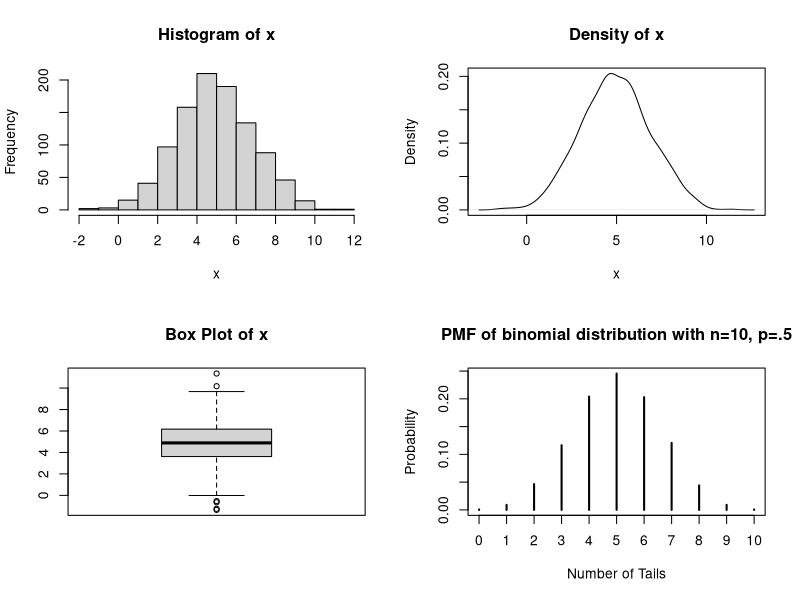
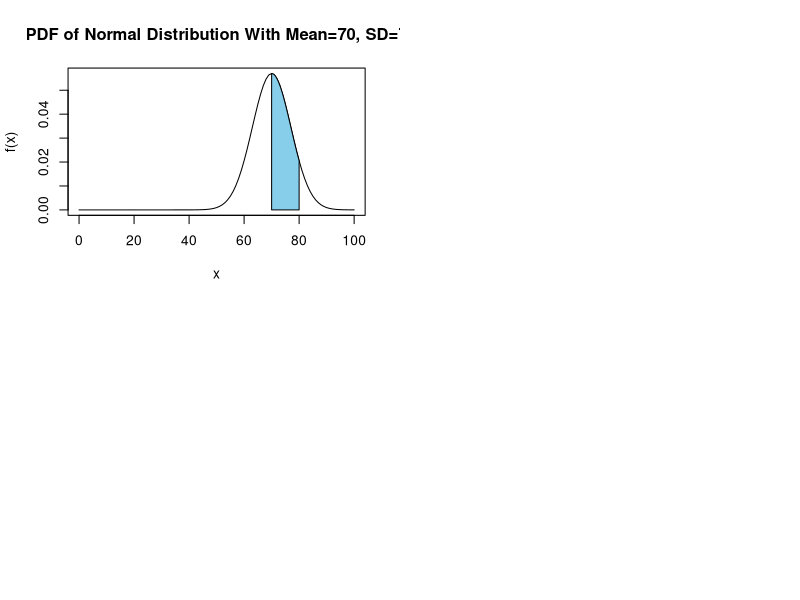

The R script that drew these images, in order:
## ---- chunk 1
knitr::opts_chunk$set(echo = TRUE)
## ---- chunk 2
set.seed(101)
x <- rnorm(1000,5,2)
par(mfrow=c(2,2))
hist(x, main="Histogram of x", xlab="x")
plot(density(x),main="Density of x", xlab="x")
boxplot(x, main="Box Plot of x")
## ---- chunk 3
binom <- rbinom(10000,10,.5)
plot(table(binom)/length(binom), ylab="Probability", xlab="Number of Tails", 
       main="PMF of binomial distribution with n=10, p=.5")
## ---- chunk 4
coord.x <- c(70,seq(70,80,0.01),80)
coord.y <- c(0,dnorm(seq(70,80,0.01),70,7),0)
curve(dnorm(x,70,7), xlim=c(0,100), main='PDF of Normal Distribution With Mean=70, SD=7',
      ylab="f(x)")
polygon(coord.x,coord.y,col='skyblue')
